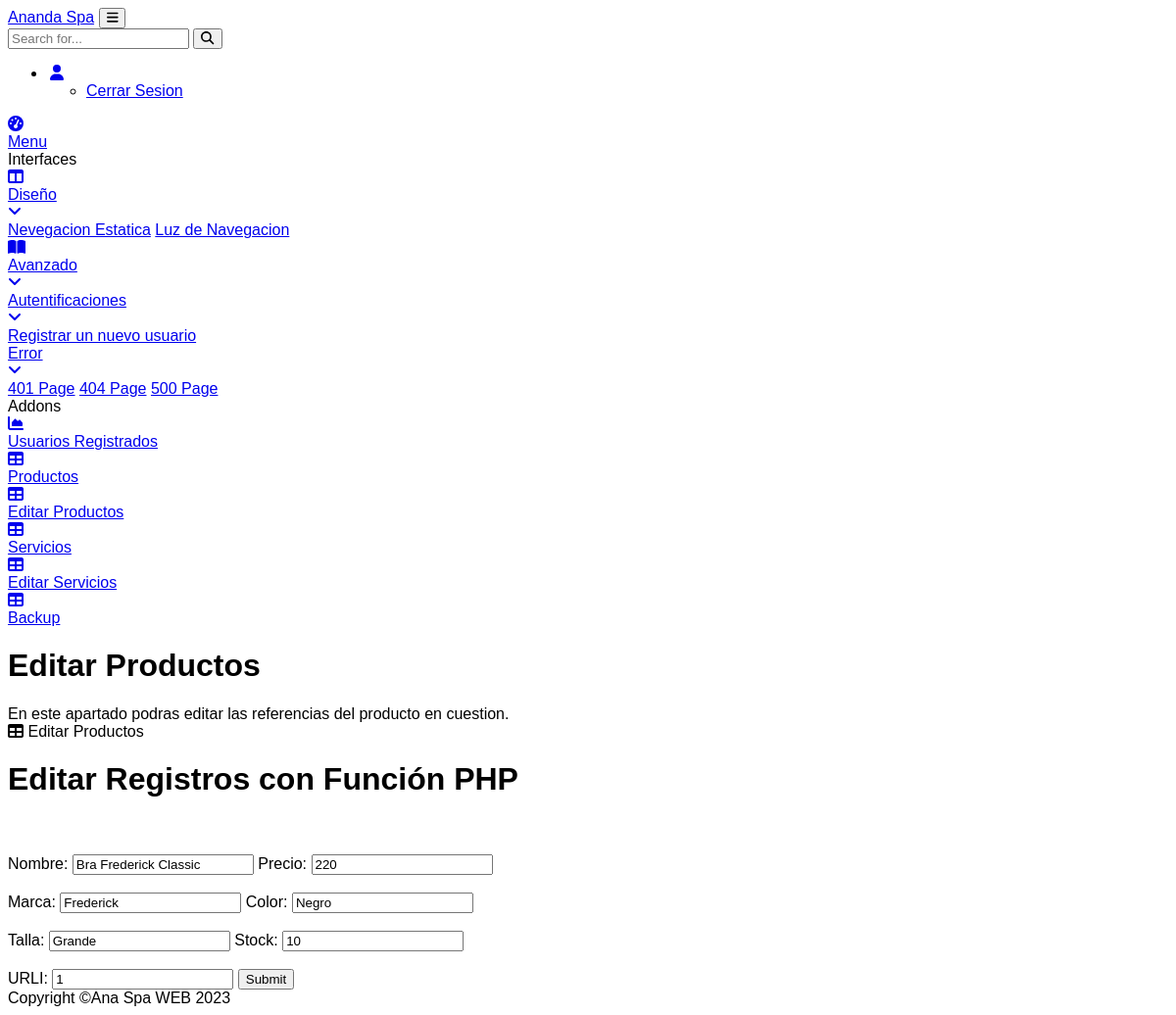
Page /actualizar_productos.php?ID=5 (signed in) on the committed database.
### tables this page shows
CREATE TABLE `productos` (
  `ID` int(11) NOT NULL AUTO_INCREMENT,
  `Nombre` varchar(30) NOT NULL,
  `Precio` varchar(10) NOT NULL,
  `Marca` text NOT NULL,
  `Color` text NOT NULL,
  `Talla` text NOT NULL,
  `Stock` int(11) NOT NULL,
  `URLI` varchar(20) NOT NULL,
  PRIMARY KEY (`ID`)
);

### function_editar.php (called while the page is built, shortened)
<?php
function db_query($query) {
    $connection = mysqli_connect("localhost","root","","ananda_spa");
    $result = mysqli_query($connection,$query);
    return $result;
}
function select_id($tblname,$field_name,$field_ID){
	$sql = "Select * from ".$tblname." where ".$field_name." = ".$field_ID."";
	$db=db_query($sql);
	return $sql;
}
?>

### actualizar_productos.php (the view, shortened to what this page needs)
<!DOCTYPE html>
<html lang="en">
    <head>
        <link href="https://cdn.jsdelivr.net/npm/simple-datatables@latest/dist/style.css" rel="stylesheet" />
        <link href="css/styles.css" rel="stylesheet" />
    </head>
    <body class="sb-nav-fixed">
        <nav class="sb-topnav navbar navbar-expand navbar-dark bg-dark">
            <a class="navbar-brand ps-3" href="Pagina1_admin.php">Ananda Spa</a>
            <button class="btn btn-link btn-sm order-1 order-lg-0 me-4 me-lg-0" id="sidebarToggle" href="#!"><i class="fas fa-bars"></i></button>
            <form class="d-none d-md-inline-block form-inline ms-auto me-0 me-md-3 my-2 my-md-0">
                <div class="input-group">
                    <input class="form-control" type="text" placeholder="Search for..." aria-label="Search for..." aria-describedby="btnNavbarSearch" />
                    <button class="btn btn-primary" id="btnNavbarSearch" type="button"><i class="fas fa-search"></i></button>
                </div>
            </form>
            <ul class="navbar-nav ms-auto ms-md-0 me-3 me-lg-4">
                <li class="nav-item dropdown">
                    <a class="nav-link dropdown-toggle" id="navbarDropdown" href="#" role="button" data-bs-toggle="dropdown" aria-expanded="false"><i class="fas fa-user fa-fw"></i></a>
                    <ul class="dropdown-menu dropdown-menu-end" aria-labelledby="navbarDropdown">
                        <li><a class="dropdown-item" href="close.php">Cerrar Sesion</a></li>
                    </ul>
                </li>
            </ul>
        </nav>
        <div id="layoutSidenav">
            <div id="layoutSidenav_nav">
                <nav class="sb-sidenav accordion sb-sidenav-dark" id="sidenavAccordion">
                    <div class="sb-sidenav-menu">
                        <div class="nav">
                            <a class="nav-link" href="dashboard.html">
                                <div class="sb-nav-link-icon"><i class="fas fa-tachometer-alt"></i></div>
                                Menu
                            </a>
                            <div class="sb-sidenav-menu-heading">Interfaces</div>
                            <a class="nav-link collapsed" href="#" data-bs-toggle="collapse" data-bs-target="#collapseLayouts" aria-expanded="false" aria-controls="collapseLayouts">
                                <div class="sb-nav-link-icon"><i class="fas fa-columns"></i></div>
                                Diseño
                                <div class="sb-sidenav-collapse-arrow"><i class="fas fa-angle-down"></i></div>
                            </a>
                            <div class="collapse" id="collapseLayouts" aria-labelledby="headingOne" data-bs-parent="#sidenavAccordion">
                                <nav class="sb-sidenav-menu-nested nav">
                                    <a class="nav-link" href="layout-static.html">Nevegacion Estatica</a>
                                    <a class="nav-link" href="layout-sidenav-light.html">Luz de Navegacion</a>
                                </nav>
                            </div>
                            <a class="nav-link collapsed" href="#" data-bs-toggle="collapse" data-bs-target="#collapsePages" aria-expanded="false" aria-controls="collapsePages">
                                <div class="sb-nav-link-icon"><i class="fas fa-book-open"></i></div>
                                Avanzado
                                <div class="sb-sidenav-collapse-arrow"><i class="fas fa-angle-down"></i></div>
                            </a>
                            <div class="collapse" id="collapsePages" aria-labelledby="headingTwo" data-bs-parent="#sidenavAccordion">
                                <nav class="sb-sidenav-menu-nested nav accordion" id="sidenavAccordionPages">
                                    <a class="nav-link collapsed" href="#" data-bs-toggle="collapse" data-bs-target="#pagesCollapseAuth" aria-expanded="false" aria-controls="pagesCollapseAuth">
                                        Autentificaciones
                                        <div class="sb-sidenav-collapse-arrow"><i class="fas fa-angle-down"></i></div>
                                    </a>
                                    <div class="collapse" id="pagesCollapseAuth" aria-labelledby="headingOne" data-bs-parent="#sidenavAccordionPages">
                                        <nav class="sb-sidenav-menu-nested nav">
                                            <a class="nav-link" href="registro_administrador.php">Registrar un nuevo usuario</a>
                                        </nav>
                                    </div>
                                    <a class="nav-link collapsed" href="#" data-bs-toggle="collapse" data-bs-target="#pagesCollapseError" aria-expanded="false" aria-controls="pagesCollapseError">
                                        Error
                                        <div class="sb-sidenav-collapse-arrow"><i class="fas fa-angle-down"></i></div>
                                    </a>
                                    <div class="collapse" id="pagesCollapseError" aria-labelledby="headingOne" data-bs-parent="#sidenavAccordionPages">
                                        <nav class="sb-sidenav-menu-nested nav">
                                            <a class="nav-link" href="401.html">401 Page</a>
                                            <a class="nav-link" href="404.html">404 Page</a>
                                            <a class="nav-link" href="500.html">500 Page</a>
                                        </nav>
                                    </div>
                                </nav>
                            </div>
                            <div class="sb-sidenav-menu-heading">Addons</div>
                            <a class="nav-link" href="Usuarios_registrados.php">
                                        <div class="sb-nav-link-icon"><i class="fas fa-chart-area"></i></div>
                                        Usuarios Registrados
                            </a>
                            <a class="nav-link" href="tables.php">
                                        <div class="sb-nav-link-icon"><i class="fas fa-table"></i></div>
                                        Productos
                            </a>
                            <a class="nav-link" href="Editar_Productos.php">
                                <div class="sb-nav-link-icon"><i class="fas fa-table"></i></div>
                                Editar Productos
                            </a>
                            <a class="nav-link" href="Table_Servicios.php">
                                    <div class="sb-nav-link-icon"><i class="fas fa-table"></i></div>
                                    Servicios                                </a>
                            <a class="nav-link" href="Editar_Servicios.php">
                                <div class="sb-nav-link-icon"><i class="fas fa-table"></i></div>
                                Editar Servicios
                            </a>
                            <a class="nav-link" href="Backup.php">
                                <div class="sb-nav-link-icon"><i class="fas fa-table"></i></div>
                                Backup
                            </a>
                        </div>
                    </div>
                </nav>
            </div>
            <div id="layoutSidenav_content">
                <main>
                    <div class="container-fluid px-4">
                        <h1 class="mt-4">Editar Productos</h1>
                        <div class="card mb-4">
                            <div class="card-body">
                                En este apartado podras editar las referencias del producto en cuestion.
                            </div>
                        </div>
                        <div class="card mb-4">
                            <div class="card-header">
                                <i class="fas fa-table me-1"></i>
                                Editar Productos
                            </div>
                            <div class="card-body">
                            <table id="datatablesSimple">
                            <div class="main-wrapper">
                                <h1>Editar Registros con Función PHP </h1>
                                <br><br>
                                <?php
                                include("function_editar.php");
                                $ID = $_GET['ID'];
                                select_id('Productos','ID',$ID);
                                ?>
                                <form action="" method="post">
                                    <label for="" class="container__label">Nombre</label>:
                                    <input type="text" value="<?php echo $row->Nombre;?>" name="Nombre">
                                    <label for="" class="container__label">Precio</label>:
                                    <input type="text" value="<?php echo $row->Precio;?>" name="Precio">
                                    <br>
                                    <br>
                                    <label for="" class="container__label">Marca</label>:
                                    <input type="text" value="<?php echo $row->Marca;?>" name="Marca">
                                    <label for="" class="container__label">Color</label>:
                                    <input type="text" value="<?php echo $row->Color;?>" name="Color">
                                    <br>
                                    <br>
                                    <label for="" class="container__label">Talla</label>:
                                    <input type="text" value="<?php echo $row->Talla;?>" name="Talla">
                                    <label for="" class="container__label">Stock</label>:
                                    <input type="text" value="<?php echo $row->Stock;?>" name="Stock">
                                    <br>
                                    <br>
                                    <label for="" class="container__label">URLI</label>:
                                    <input type="text" value="<?php echo $row->URLI;?>" name="URLI">
                                    <input type="submit" name="submit">
                                </form>
                                </div>
                                </body>
                <footer class="py-4 bg-light mt-auto">
                    <div class="container-fluid px-4">
                        <div class="d-flex align-items-center justify-content-between small">
                            <div class="text-muted">Copyright &copy;Ana Spa WEB 2023</div>
                        </div>
                    </div>
                </footer>
    </body>
</html>

### Css/styles.css (style rules this page uses)
html { scroll-behavior: smooth; }
body { font-family: 'Noto Sans HK', sans-serif; background: #fff; }

### rows in the picture
productos: Nombre "Bra Frederick Classic", Precio "220", Marca "Frederick", Color "Negro", Talla "Grande", Stock "10", URLI "1"
